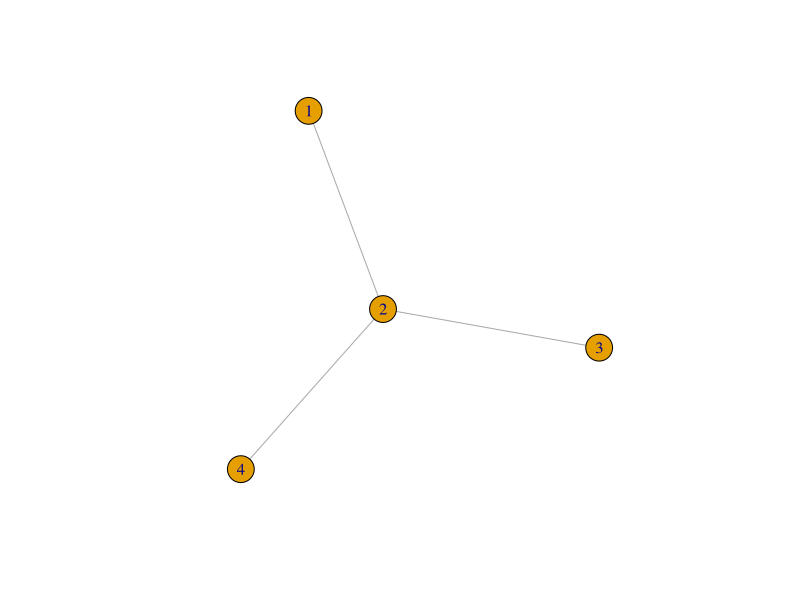

The R source for this figure:

install.packages('igraph')
library(igraph)

# Vo Huong

edges <- c(1,2, 3,2, 2,4)
g<-graph(edges, n=max(edges), directed=FALSE)
plot(g)


